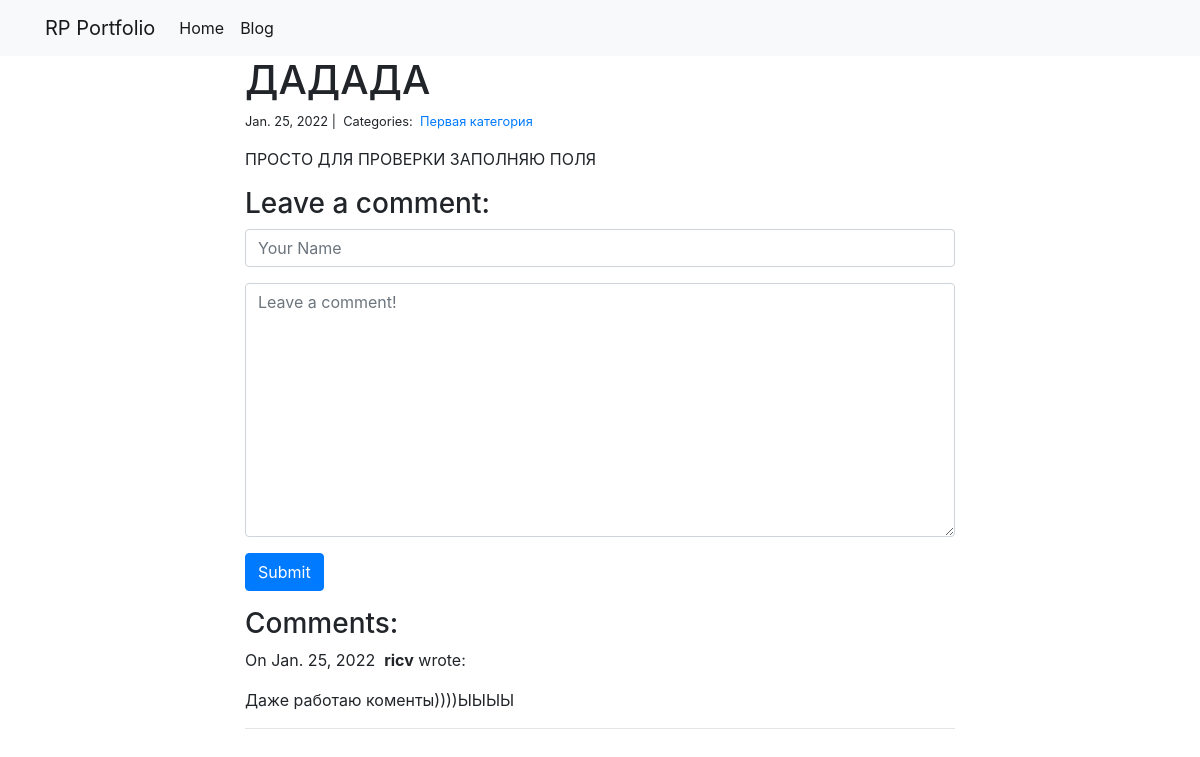
Page /blog/3/ on the committed database.
### blog/models.py (models this page shows)
class Post(models.Model):
    title = models.CharField(max_length=255)
    body = models.TextField()
    created_on = models.DateTimeField(auto_now_add=True)
    last_modified = models.DateTimeField(auto_now=True)
    categories = models.ManyToManyField("Category", related_name="posts")

class Category(models.Model):
    name = models.CharField(max_length=20)

class Comment(models.Model):
    author = models.CharField(max_length=60)
    body = models.TextField()
    created_on = models.DateTimeField(auto_now_add=True)
    post = models.ForeignKey("Post", on_delete=models.CASCADE)

### blog/views.py (the view, shortened to what this page needs)
# urls.py: path("<int:pk>/", views.blog_detail, name="blog_detail"),
def blog_detail(request, pk):
    post = Post.objects.get(pk=pk)
    comments = Comment.objects.filter(post=post)
    form = CommentForm()
    context = {"post": post, "comments": comments, "form": form}
    return render(request, "blog_detail.html", context)

### blog/forms.py
class CommentForm(forms.Form):
    author = forms.CharField(
        max_length=60,
        widget=forms.TextInput(
            attrs={"class": "form-control", "placeholder": "Your Name"}
        ),
    )
    body = forms.CharField(
        widget=forms.Textarea(
            attrs={"class": "form-control", "placeholder": "Leave a comment!"}
        )
    )

### blog/templates/blog_detail.html (shortened to what this page needs)
{% extends "base.html" %}
{% block page_content %}
<div class="col-md-8 offset-md-2">
    <h1>{{ post.title }}</h1>
    <small>
        {{ post.created_on.date }} |&nbsp;
        Categories:&nbsp;
        {% for category in post.categories.all %}
        <a href="{% url 'blog_category' category.name %}">
            {{ category.name }}
        </a>&nbsp;
        {% endfor %}
    </small>
    <p>{{ post.body | linebreaks }}</p>
    <h3>Leave a comment:</h3>
    <form action="/blog/{{ post.pk }}/" method="post">
        <div class="form-group">
            {{ form.author }}
        </div>
        <div class="form-group">
            {{ form.body }}
        </div>
        <button type="submit" class="btn btn-primary">Submit</button>
    </form>
    <h3>Comments:</h3>
    {% for comment in comments %}
    <p>
        On {{comment.created_on.date }}&nbsp;
        <b>{{ comment.author }}</b> wrote:
    </p>
    <p>{{ comment.body }}</p>
    <hr>
    {% endfor %}
</div>
{% endblock %}

### rows in the picture
Post: title "ДАДАДА", created_on "Jan. 25, 2022", body "ПРОСТО ДЛЯ ПРОВЕРКИ ЗАПОЛНЯЮ ПОЛЯ"
Category: name "Первая категория"
Comment: created_on "Jan. 25, 2022", author "ricv", body "Даже работаю коменты))))ЫЫЫЫ"
